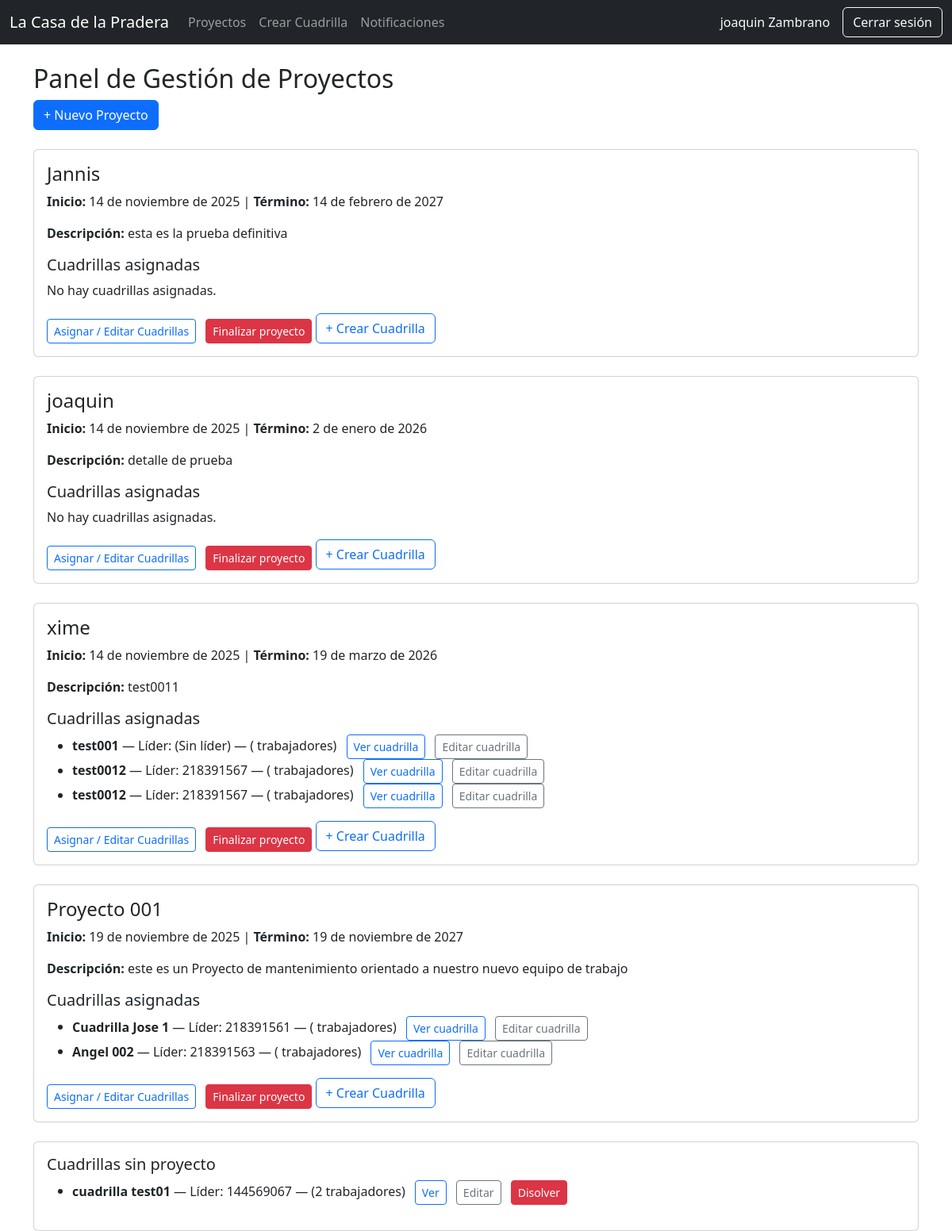
Page /proyectos/panel/ (signed in) on the earlier database version.
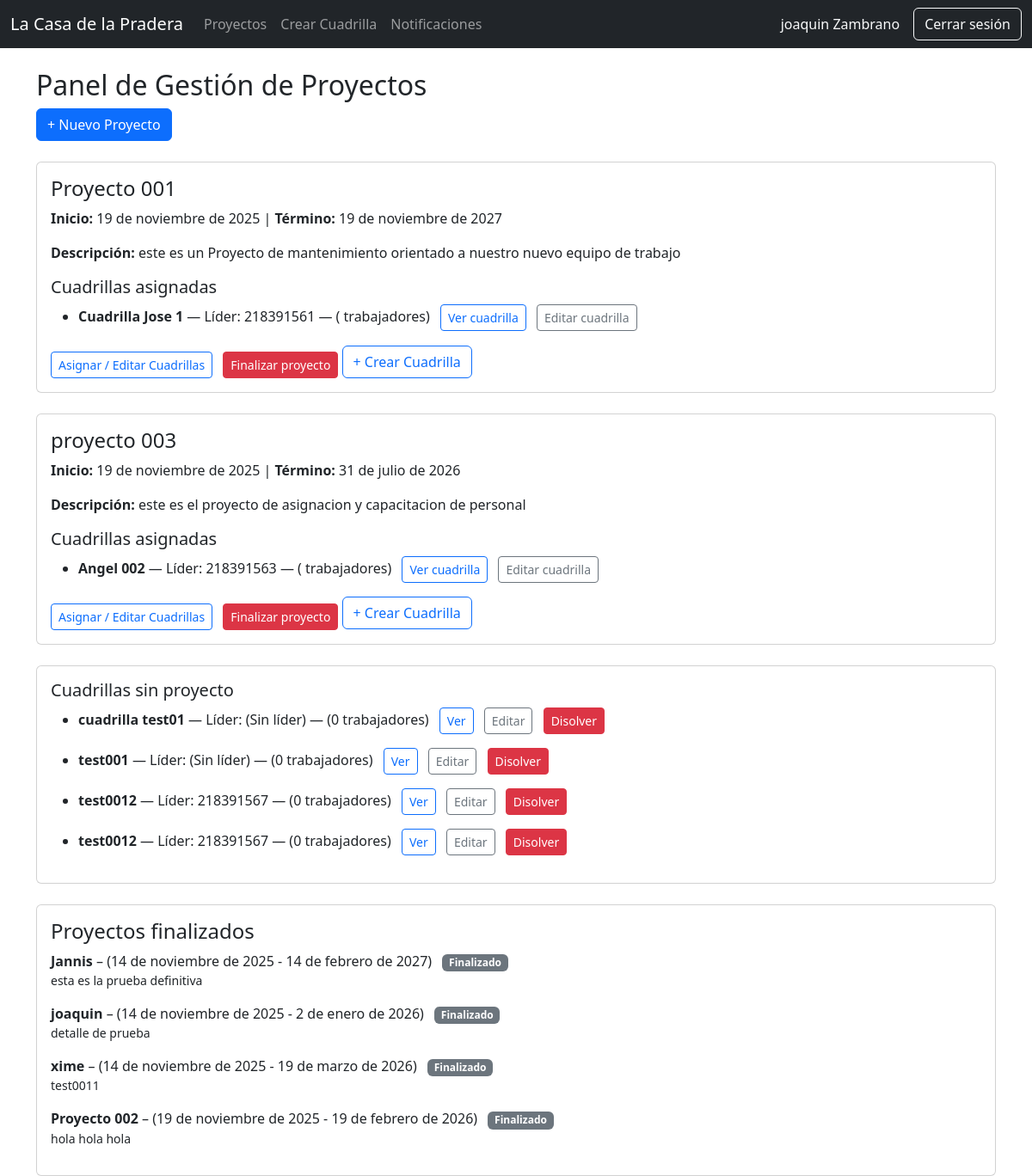
Same page on the later database version.
### proyectos/models.py (models this page shows, shortened)
class Proyecto(models.Model):
    nombre = models.CharField(max_length=100)
    descripcion = models.TextField(blank=True)
    TIPO_CHOICES = [
        ('construccion', 'Construcción'),
        ('mantenimiento', 'Mantenimiento'),
        ('instalacion', 'Instalación'),
        ('otro', 'Otro'),
    ]
    tipo = models.CharField(max_length=30, choices=TIPO_CHOICES, default='otro')
    COMPLEJIDAD_CHOICES = [
        ('baja', 'Baja'),
        ('media', 'Media'),
        ('alta', 'Alta'),
    ]
    complejidad = models.CharField(max_length=10, choices=COMPLEJIDAD_CHOICES, default='media')
    fecha_inicio = models.DateField()
    fecha_termino = models.DateField(null=True, blank=True)
    jefe = models.ForeignKey(User, on_delete=models.CASCADE, related_name='proyectos')
    activo = models.BooleanField(default=True)

### personal/models.py (models this page shows, shortened)
class Cuadrilla(models.Model):
    nombre = models.CharField(max_length=100)
    proyecto = models.ForeignKey(Proyecto, on_delete=models.CASCADE, related_name='cuadrillas', null=True, blank=True)
    lider = models.ForeignKey(User, on_delete=models.SET_NULL, null=True, blank=True, related_name='cuadrillas_lideradas')

### proyectos/views.py (the view)
# urls.py: path('panel/', views.panel_proyectos, name='panel'),
@login_required
@user_passes_test(es_jefe)
def panel_proyectos(request):
    proyectos_activos = Proyecto.objects.filter(jefe=request.user, activo=True).prefetch_related('cuadrillas')
    proyectos_finalizados = Proyecto.objects.filter(jefe=request.user, activo=False).prefetch_related('cuadrillas')
    data = []
    for p in proyectos_activos:
        cuadrillas = Cuadrilla.objects.filter(proyecto=p)
        data.append({'proyecto': p, 'cuadrillas': cuadrillas})
    finalizados = []
    for p in proyectos_finalizados:
        cuadrillas = Cuadrilla.objects.filter(proyecto=p)
        finalizados.append({'proyecto': p, 'cuadrillas': cuadrillas})
    cuadrillas_sin_proyecto = Cuadrilla.objects.filter(proyecto__isnull=True)
    return render(request, 'panel.html', {
        'data': data,
        'finalizados': finalizados,
        'cuadrillas_sin_proyecto': cuadrillas_sin_proyecto
    })

### core/context_processors.py (called while the page is built)
def notificaciones_no_leidas(request):
    if request.user.is_authenticated:
        return {
            "notifs_no_leidas": request.user.notificaciones.filter(leida=False).count()
        }
    return {"notifs_no_leidas": 0}

### personal/templatetags/custom_tags.py (called while the page is built)
@register.filter
def has_group(user, group_name):
    return user.groups.filter(name=group_name).exists()

### proyectos/views.py (called while the page is built)
def es_jefe(user):
    return user.groups.filter(name='JefeProyecto').exists()

### proyectos/templates/panel.html (shortened to what this page needs)
{% extends 'base.html' %}
{% block content %}
<h2>Panel de Gestión de Proyectos</h2>
<a href="{% url 'proyectos:nuevo' %}" class="btn btn-primary">+ Nuevo Proyecto</a>
{% if data %}
{% for item in data %}
<div class="card mt-4">
    <div class="card-body">
        <h4>{{ item.proyecto.nombre }}</h4>
        <p><strong>Inicio:</strong> {{ item.proyecto.fecha_inicio }} |
           <strong>Término:</strong> {{ item.proyecto.fecha_termino|default:"—" }}</p>
        <p><strong>Descripción:</strong> {{ item.proyecto.descripcion|default:"Sin descripción" }}</p>
        <h5 class="mt-3">Cuadrillas asignadas</h5>
        {% if item.cuadrillas %}
            <ul>
                {% for c in item.cuadrillas %}
                    <li>
                        <strong>{{ c.nombre }}</strong>
                        — Líder: {{ c.lider.username|default:"(Sin líder)" }}
                        — ({{ c.trabajadores.count }} trabajadores)
                        <a href="{% url 'personal:detalle_cuadrilla' c.id %}" class="btn btn-sm btn-outline-primary ms-2">
                            Ver cuadrilla
                        </a>
                        <a href="{% url 'personal:editar_cuadrilla' c.id %}" class="btn btn-sm btn-outline-secondary ms-2">
                            Editar cuadrilla
                        </a>
                    </li>
                {% endfor %}
            </ul>
        {% else %}
            <p>No hay cuadrillas asignadas.</p>
        {% endif %}
        <a href="{% url 'proyectos:asignar_cuadrillas' item.proyecto.id %}"
           class="btn btn-sm btn-outline-primary mt-2">
            Asignar / Editar Cuadrillas
        </a>
        {% if item.proyecto.activo %}
            <a href="{% url 'proyectos:finalizar' item.proyecto.id %}" class="btn btn-sm btn-danger mt-2 ms-2">Finalizar proyecto</a>
        {% else %}
            <span class="badge bg-secondary ms-2">Finalizado</span>
        {% endif %}
        <a href="{% url 'personal:crear_cuadrilla' %}" class="btn btn-outline-primary">
    + Crear Cuadrilla
</a>
    </div>
</div>
{% endfor %}
{% else %}
<p class="mt-3">No tienes proyectos registrados aún.</p>
{% endif %}
    {% if cuadrillas_sin_proyecto and cuadrillas_sin_proyecto|length > 0 %}
    <div class="card mt-4">
        <div class="card-body">
            <h5>Cuadrillas sin proyecto</h5>
            <ul>
            {% for c in cuadrillas_sin_proyecto %}
                <li class="mb-3">
                    <strong>{{ c.nombre }}</strong>
                    — Líder: {{ c.lider.username|default:"(Sin líder)" }}
                    — ({{ c.asignaciones.count }} trabajadores)
                    <a href="{% url 'personal:detalle_cuadrilla' c.id %}" class="btn btn-sm btn-outline-primary ms-2">Ver</a>
                    <a href="{% url 'personal:editar_cuadrilla' c.id %}" class="btn btn-sm btn-outline-secondary ms-2">Editar</a>
                    <form method="post" action="{% url 'personal:disolver_cuadrilla' c.id %}" style="display:inline;">
                        <button type="submit" class="btn btn-sm btn-danger ms-2" onclick="return confirm('¿Deseas disolver la cuadrilla \"{{ c.nombre }}\"? Esta acción eliminará la cuadrilla y sus asignaciones.')">Disolver</button>
                    </form>
                </li>
            {% endfor %}
            </ul>
        </div>
    </div>
    {% endif %}
    {% if finalizados and finalizados|length > 0 %}
    <div class="card mt-4">
        <div class="card-body">
            <h4>Proyectos finalizados</h4>
            {% for item in finalizados %}
                <div class="mb-3">
                    <strong>{{ item.proyecto.nombre }}</strong>
                    – ({{ item.proyecto.fecha_inicio }} - {{ item.proyecto.fecha_termino|default:'—' }})
                    <span class="badge bg-secondary ms-2">Finalizado</span>
                    <p class="small">{{ item.proyecto.descripcion|default:'Sin descripción' }}</p>
                </div>
            {% endfor %}
        </div>
    </div>
    {% endif %}
{% endblock %}

Differences in the rows shown:
changed Proyecto "Proyecto 001": loses Cuadrilla (nombre "Angel 002", lider.username "218391563")
added Proyecto: proyecto.nombre "proyecto 003", proyecto.fecha_inicio "19 de noviembre de 2025", proyecto.fecha_termino "31 de julio de 2026", proyecto.descripcion "este es el proyecto de asignacion y capacitacion de personal", activo "Finalizar proyecto", Cuadrilla (nombre "Angel 002", lider.username "218391563"), shown under "Panel de Gestión de Proyectos"
changed Cuadrilla "cuadrilla test01": lider.username "144569067" → "(Sin líder)"; asignaciones.count "2" → "0"
now on one of the page's lists (row edited): Cuadrilla: nombre "test001", lider.username "(Sin líder)", asignaciones.count "0"
now on one of the page's lists (row edited): Cuadrilla: nombre "test0012", lider.username "218391567", asignaciones.count "0"
now on one of the page's lists (row edited): Cuadrilla: nombre "test0012", lider.username "218391567", asignaciones.count "0"
changed Proyecto "Jannis": moves from the list under "Panel de Gestión de Proyectos" to the list under "Proyectos finalizados"
changed Proyecto "joaquin": moves from the list under "Panel de Gestión de Proyectos" to the list under "Proyectos finalizados"
changed Proyecto "xime": loses Cuadrilla (nombre "test001", lider.username "(Sin líder)"); loses Cuadrilla (nombre "test0012", lider.username "218391567"); moves from the list under "Panel de Gestión de Proyectos" to the list under "Proyectos finalizados"
added Proyecto: proyecto.nombre "Proyecto 002", proyecto.fecha_inicio "19 de noviembre de 2025", proyecto.fecha_termino "19 de febrero de 2026", proyecto.descripcion "hola hola hola", shown under "Proyectos finalizados"
Other differences:
text now shown: "Proyectos finalizados"
